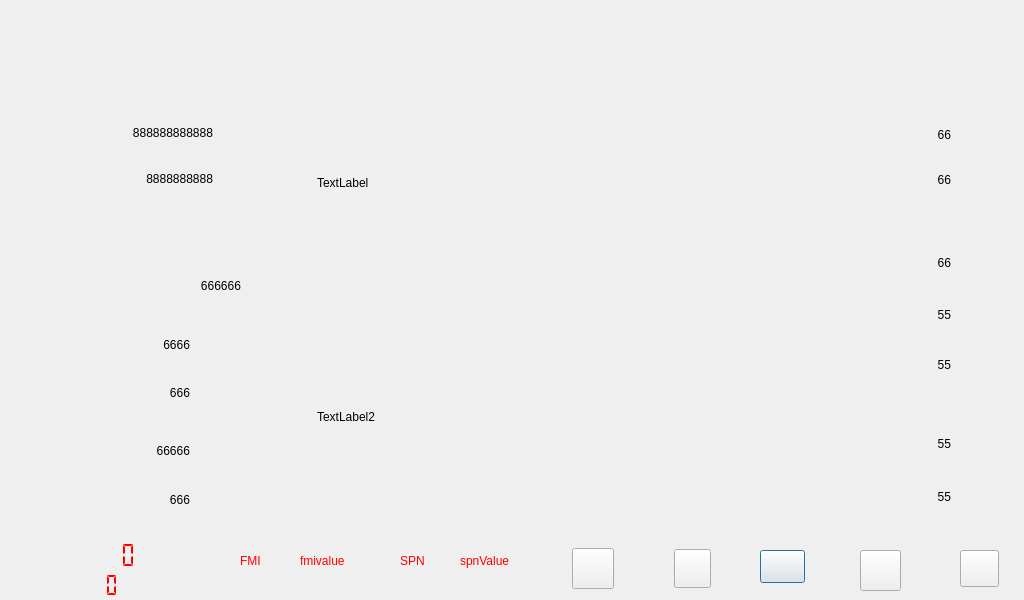
<?xml version="1.0" encoding="UTF-8"?>
<ui version="4.0">
 <class>Work</class>
 <widget class="QDialog" name="Work">
  <property name="geometry">
   <rect>
    <x>0</x>
    <y>0</y>
    <width>1024</width>
    <height>600</height>
   </rect>
  </property>
  <property name="windowTitle">
   <string>Dialog</string>
  </property>
  <widget class="QPushButton" name="pushButton">
   <property name="geometry">
    <rect>
     <x>760</x>
     <y>550</y>
     <width>45</width>
     <height>33</height>
    </rect>
   </property>
   <property name="styleSheet">
    <string notr="true">border-image: url(:/new/prefix1/imagejy/03-1.png);</string>
   </property>
   <property name="text">
    <string/>
   </property>
  </widget>
  <widget class="QPushButton" name="pushButton_2">
   <property name="geometry">
    <rect>
     <x>860</x>
     <y>550</y>
     <width>41</width>
     <height>41</height>
    </rect>
   </property>
   <property name="styleSheet">
    <string notr="true">border-image: url(:/new/prefix1/imagejy/setup.png);</string>
   </property>
   <property name="text">
    <string/>
   </property>
  </widget>
  <widget class="QPushButton" name="pushButton_3">
   <property name="geometry">
    <rect>
     <x>960</x>
     <y>550</y>
     <width>39</width>
     <height>37</height>
    </rect>
   </property>
   <property name="styleSheet">
    <string notr="true">border-image: url(:/new/prefix1/imagejy/laba.png);</string>
   </property>
   <property name="text">
    <string/>
   </property>
  </widget>
  <widget class="QPushButton" name="pushButton_4">
   <property name="geometry">
    <rect>
     <x>674</x>
     <y>549</y>
     <width>37</width>
     <height>39</height>
    </rect>
   </property>
   <property name="styleSheet">
    <string notr="true">border-image: url(:/new/prefix1/imagejy/zw/dianhua.png);</string>
   </property>
   <property name="text">
    <string/>
   </property>
  </widget>
  <widget class="QLabel" name="label">
   <property name="geometry">
    <rect>
     <x>96</x>
     <y>114</y>
     <width>117</width>
     <height>37</height>
    </rect>
   </property>
   <property name="styleSheet">
    <string notr="true">font: 22pt &quot;Ubuntu&quot;;</string>
   </property>
   <property name="text">
    <string>888888888888</string>
   </property>
   <property name="alignment">
    <set>Qt::AlignRight|Qt::AlignTrailing|Qt::AlignVCenter</set>
   </property>
  </widget>
  <widget class="QLabel" name="label_2">
   <property name="geometry">
    <rect>
     <x>96</x>
     <y>160</y>
     <width>117</width>
     <height>37</height>
    </rect>
   </property>
   <property name="styleSheet">
    <string notr="true">font: 22pt &quot;Ubuntu&quot;;</string>
   </property>
   <property name="text">
    <string>8888888888</string>
   </property>
   <property name="alignment">
    <set>Qt::AlignRight|Qt::AlignTrailing|Qt::AlignVCenter</set>
   </property>
  </widget>
  <widget class="QLabel" name="label_3">
   <property name="geometry">
    <rect>
     <x>102</x>
     <y>267</y>
     <width>139</width>
     <height>38</height>
    </rect>
   </property>
   <property name="styleSheet">
    <string notr="true">font: 22pt &quot;Ubuntu&quot;;</string>
   </property>
   <property name="text">
    <string>666666</string>
   </property>
   <property name="alignment">
    <set>Qt::AlignRight|Qt::AlignTrailing|Qt::AlignVCenter</set>
   </property>
  </widget>
  <widget class="QLabel" name="label_4">
   <property name="geometry">
    <rect>
     <x>102</x>
     <y>325</y>
     <width>88</width>
     <height>39</height>
    </rect>
   </property>
   <property name="layoutDirection">
    <enum>Qt::LeftToRight</enum>
   </property>
   <property name="styleSheet">
    <string notr="true">font: 22pt &quot;Ubuntu&quot;;</string>
   </property>
   <property name="text">
    <string>6666</string>
   </property>
   <property name="alignment">
    <set>Qt::AlignRight|Qt::AlignTrailing|Qt::AlignVCenter</set>
   </property>
  </widget>
  <widget class="QLabel" name="label_5">
   <property name="geometry">
    <rect>
     <x>102</x>
     <y>373</y>
     <width>88</width>
     <height>39</height>
    </rect>
   </property>
   <property name="styleSheet">
    <string notr="true">font: 22pt &quot;Ubuntu&quot;;</string>
   </property>
   <property name="text">
    <string>666</string>
   </property>
   <property name="alignment">
    <set>Qt::AlignRight|Qt::AlignTrailing|Qt::AlignVCenter</set>
   </property>
  </widget>
  <widget class="QLabel" name="label_6">
   <property name="geometry">
    <rect>
     <x>102</x>
     <y>431</y>
     <width>88</width>
     <height>39</height>
    </rect>
   </property>
   <property name="styleSheet">
    <string notr="true">font: 22pt &quot;Ubuntu&quot;;</string>
   </property>
   <property name="text">
    <string>66666</string>
   </property>
   <property name="alignment">
    <set>Qt::AlignRight|Qt::AlignTrailing|Qt::AlignVCenter</set>
   </property>
  </widget>
  <widget class="QLabel" name="label_7">
   <property name="geometry">
    <rect>
     <x>102</x>
     <y>480</y>
     <width>88</width>
     <height>39</height>
    </rect>
   </property>
   <property name="styleSheet">
    <string notr="true">font: 22pt &quot;Ubuntu&quot;;</string>
   </property>
   <property name="text">
    <string>666</string>
   </property>
   <property name="alignment">
    <set>Qt::AlignRight|Qt::AlignTrailing|Qt::AlignVCenter</set>
   </property>
  </widget>
  <widget class="QLabel" name="label_8">
   <property name="geometry">
    <rect>
     <x>856</x>
     <y>115</y>
     <width>95</width>
     <height>39</height>
    </rect>
   </property>
   <property name="styleSheet">
    <string notr="true">font: 22pt &quot;Ubuntu&quot;;</string>
   </property>
   <property name="text">
    <string>66</string>
   </property>
   <property name="alignment">
    <set>Qt::AlignRight|Qt::AlignTrailing|Qt::AlignVCenter</set>
   </property>
  </widget>
  <widget class="QLabel" name="label_9">
   <property name="geometry">
    <rect>
     <x>856</x>
     <y>160</y>
     <width>95</width>
     <height>39</height>
    </rect>
   </property>
   <property name="styleSheet">
    <string notr="true">font: 22pt &quot;Ubuntu&quot;;</string>
   </property>
   <property name="text">
    <string>66</string>
   </property>
   <property name="alignment">
    <set>Qt::AlignRight|Qt::AlignTrailing|Qt::AlignVCenter</set>
   </property>
  </widget>
  <widget class="QLabel" name="label_10">
   <property name="geometry">
    <rect>
     <x>856</x>
     <y>243</y>
     <width>95</width>
     <height>39</height>
    </rect>
   </property>
   <property name="styleSheet">
    <string notr="true">font: 22pt &quot;Ubuntu&quot;;</string>
   </property>
   <property name="text">
    <string>66</string>
   </property>
   <property name="alignment">
    <set>Qt::AlignRight|Qt::AlignTrailing|Qt::AlignVCenter</set>
   </property>
  </widget>
  <widget class="QLabel" name="label_11">
   <property name="geometry">
    <rect>
     <x>856</x>
     <y>295</y>
     <width>95</width>
     <height>39</height>
    </rect>
   </property>
   <property name="styleSheet">
    <string notr="true">font: 22pt &quot;Ubuntu&quot;;</string>
   </property>
   <property name="text">
    <string>55</string>
   </property>
   <property name="alignment">
    <set>Qt::AlignRight|Qt::AlignTrailing|Qt::AlignVCenter</set>
   </property>
  </widget>
  <widget class="QLabel" name="label_12">
   <property name="geometry">
    <rect>
     <x>856</x>
     <y>345</y>
     <width>95</width>
     <height>39</height>
    </rect>
   </property>
   <property name="styleSheet">
    <string notr="true">font: 22pt &quot;Ubuntu&quot;;</string>
   </property>
   <property name="text">
    <string>55</string>
   </property>
   <property name="alignment">
    <set>Qt::AlignRight|Qt::AlignTrailing|Qt::AlignVCenter</set>
   </property>
  </widget>
  <widget class="QLabel" name="label_13">
   <property name="geometry">
    <rect>
     <x>856</x>
     <y>424</y>
     <width>95</width>
     <height>39</height>
    </rect>
   </property>
   <property name="styleSheet">
    <string notr="true">font: 22pt &quot;Ubuntu&quot;;</string>
   </property>
   <property name="text">
    <string>55</string>
   </property>
   <property name="alignment">
    <set>Qt::AlignRight|Qt::AlignTrailing|Qt::AlignVCenter</set>
   </property>
  </widget>
  <widget class="QLabel" name="label_14">
   <property name="geometry">
    <rect>
     <x>856</x>
     <y>477</y>
     <width>95</width>
     <height>39</height>
    </rect>
   </property>
   <property name="styleSheet">
    <string notr="true">font: 22pt &quot;Ubuntu&quot;;</string>
   </property>
   <property name="text">
    <string>55</string>
   </property>
   <property name="alignment">
    <set>Qt::AlignRight|Qt::AlignTrailing|Qt::AlignVCenter</set>
   </property>
  </widget>
  <widget class="QLCDNumber" name="lcdNumber">
   <property name="geometry">
    <rect>
     <x>20</x>
     <y>570</y>
     <width>101</width>
     <height>31</height>
    </rect>
   </property>
   <property name="styleSheet">
    <string notr="true">color: rgb(255, 0, 0);</string>
   </property>
   <property name="frameShape">
    <enum>QFrame::NoFrame</enum>
   </property>
   <property name="digitCount">
    <number>8</number>
   </property>
   <property name="segmentStyle">
    <enum>QLCDNumber::Flat</enum>
   </property>
  </widget>
  <widget class="QLabel" name="show_label1">
   <property name="geometry">
    <rect>
     <x>317</x>
     <y>71</y>
     <width>391</width>
     <height>223</height>
    </rect>
   </property>
   <property name="text">
    <string>TextLabel</string>
   </property>
  </widget>
  <widget class="QLabel" name="show_label2">
   <property name="geometry">
    <rect>
     <x>317</x>
     <y>305</y>
     <width>391</width>
     <height>223</height>
    </rect>
   </property>
   <property name="text">
    <string>TextLabel2</string>
   </property>
  </widget>
  <widget class="QLabel" name="label_15">
   <property name="geometry">
    <rect>
     <x>580</x>
     <y>570</y>
     <width>61</width>
     <height>20</height>
    </rect>
   </property>
   <property name="text">
    <string/>
   </property>
  </widget>
  <widget class="QLCDNumber" name="lcdNumber_2">
   <property name="geometry">
    <rect>
     <x>0</x>
     <y>540</y>
     <width>141</width>
     <height>31</height>
    </rect>
   </property>
   <property name="autoFillBackground">
    <bool>false</bool>
   </property>
   <property name="styleSheet">
    <string notr="true">color: rgb(255, 0, 0);</string>
   </property>
   <property name="frameShape">
    <enum>QFrame::NoFrame</enum>
   </property>
   <property name="smallDecimalPoint">
    <bool>false</bool>
   </property>
   <property name="numDigits">
    <number>10</number>
   </property>
   <property name="segmentStyle">
    <enum>QLCDNumber::Flat</enum>
   </property>
  </widget>
  <widget class="QLabel" name="label_16">
   <property name="geometry">
    <rect>
     <x>300</x>
     <y>540</y>
     <width>91</width>
     <height>41</height>
    </rect>
   </property>
   <property name="styleSheet">
    <string notr="true">color: rgb(255, 0, 0);</string>
   </property>
   <property name="text">
    <string>fmivalue</string>
   </property>
  </widget>
  <widget class="QLabel" name="label_17">
   <property name="geometry">
    <rect>
     <x>240</x>
     <y>540</y>
     <width>41</width>
     <height>41</height>
    </rect>
   </property>
   <property name="styleSheet">
    <string notr="true">color: rgb(255, 0, 0);</string>
   </property>
   <property name="text">
    <string>FMI</string>
   </property>
  </widget>
  <widget class="QLabel" name="label_18">
   <property name="geometry">
    <rect>
     <x>400</x>
     <y>540</y>
     <width>41</width>
     <height>41</height>
    </rect>
   </property>
   <property name="styleSheet">
    <string notr="true">color: rgb(255, 0, 0);</string>
   </property>
   <property name="text">
    <string>SPN</string>
   </property>
  </widget>
  <widget class="QLabel" name="label_19">
   <property name="geometry">
    <rect>
     <x>460</x>
     <y>540</y>
     <width>91</width>
     <height>41</height>
    </rect>
   </property>
   <property name="styleSheet">
    <string notr="true">color: rgb(255, 0, 0);</string>
   </property>
   <property name="text">
    <string>spnValue</string>
   </property>
  </widget>
  <widget class="QPushButton" name="pushButton_5">
   <property name="geometry">
    <rect>
     <x>572</x>
     <y>548</y>
     <width>42</width>
     <height>41</height>
    </rect>
   </property>
   <property name="styleSheet">
    <string notr="true">border-image: url(:/new/prefix1/imagejy/zw/Media.png);</string>
   </property>
   <property name="text">
    <string/>
   </property>
  </widget>
 </widget>
 <resources/>
 <connections/>
</ui>
